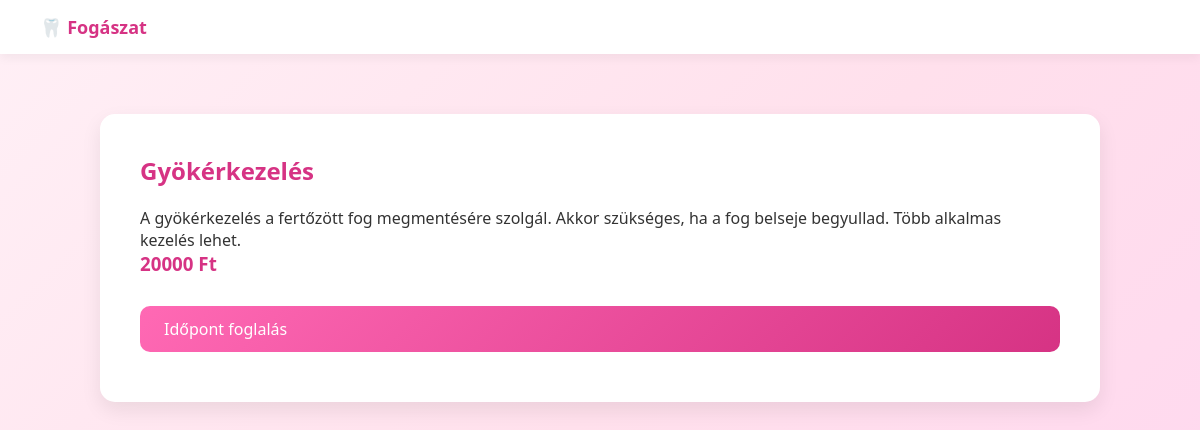
The app's page /service_detail.php?id=3 with its own data.
### tables this page shows
CREATE TABLE `services` (
  `id` int(11) NOT NULL,
  `name` varchar(100) DEFAULT NULL,
  `description` text DEFAULT NULL,
  `price` int(11) DEFAULT NULL,
  `duration` int(11) DEFAULT NULL,
  `details` text DEFAULT NULL
);

### service_detail.php (the view, shortened to what this page needs)
<?php
require_once "config/database.php";
$id = $_GET["id"];
$stmt = $conn->prepare("SELECT * FROM services WHERE id=?");
$stmt->bind_param("i", $id);
$stmt->execute();
$result = $stmt->get_result();
$service = $result->fetch_assoc();
?>
<!DOCTYPE html>
<html>
<head>
    <link rel="stylesheet" href="style.css">
</head>
<body>
<nav class="navbar">
    <a href="dashboard.php" class="logo">🦷 Fogászat</a>
</nav>
<div class="container">
    <h2><?php echo $service["name"]; ?></h2>
    <p><?php echo $service["details"]; ?></p>
    <h3><?php echo $service["price"]; ?> Ft</h3>
    <a href="book.php?service_id=<?php echo $service["id"]; ?>" class="btn">
        Időpont foglalás
    </a>
</div>
</body>
</html>

### style.css (style rules this page uses)
* { margin: 0; padding: 0; box-sizing: border-box; }
body { font-family: 'Segoe UI', Tahoma, Geneva, Verdana, sans-serif; background: linear-gradient(135deg, #fff0f6, #ffe0ec, #ffd6f0); background-attachment: fixed; color: #333; min-height: 100vh; }
.container { width: 100%; max-width: 1000px; margin: 60px auto; background: white; padding: 40px; border-radius: 15px; box-shadow: 0 8px 20px rgba(0,0,0,0.08); display: flex; flex-direction: column; animation: fadeIn 0.4s ease-in-out; }
h1, h2, h3 { color: #d63384; margin-bottom: 20px; }
.navbar { background-color: white; padding: 15px 30px; box-shadow: 0 4px 10px rgba(0,0,0,0.05); display: flex; justify-content: space-between; align-items: center; }
.logo { text-decoration: none; font-weight: bold; color: #d63384; font-size: 18px; }
.navbar a { color: #d63384; margin: 0 10px; font-weight: bold; text-decoration: none; }
.btn, button { display: inline-block; padding: 12px 24px; margin: 10px 0; background: linear-gradient(135deg, #ff69b4, #d63384); color: white; border: none; border-radius: 10px; font-size: 16px; cursor: pointer; transition: 0.25s; text-decoration: none; }
a { text-decoration: none; color: inherit; }

### records on screen
services: name "Gyökérkezelés", details "A gyökérkezelés a fertőzött fog megmentésére szolgál. Akkor szükséges, ha a fog belseje begyullad. Több alkalmas kezelés lehet.", price "20000"
